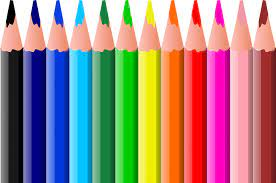
#> input picture Colores.jpg, 276 x 183 px, found by its file name
$ python Contar_Objetos.py
#> lines starting #> are read from the running program, lines starting #| are printed output that depends on the picture; after the words box and inside, x2 and y2 are one past the last pixel; in counts of white or black regions, pixels touching at a corner belong together

import cv2
import numpy as np

# Colores

bordes = (0, 0, 255)
color_texto = (0, 0, 0)

# Leer imagen

url = 'C:/Users/Bradalis/Desktop/LenguajesDeProgramacion/Icon/Imagenes/Colores.jpg'
img = cv2.imread(url)
#> img is the input picture: shape (183, 276, 3); mean B, G, R 131.3, 135.8, 160.1
img = cv2.resize(img, (500, 400))
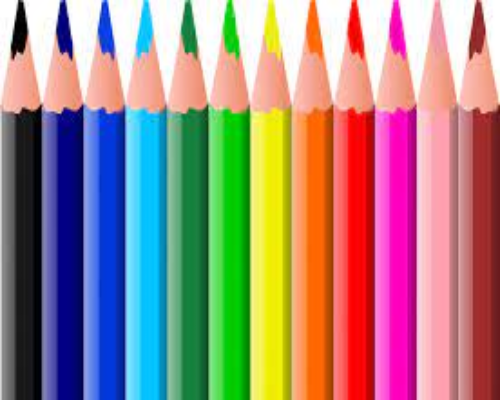
#> img: shape (400, 500, 3); mean B, G, R 131.2, 135.7, 160

img_gris = cv2.cvtColor(img, cv2.COLOR_BGR2GRAY)
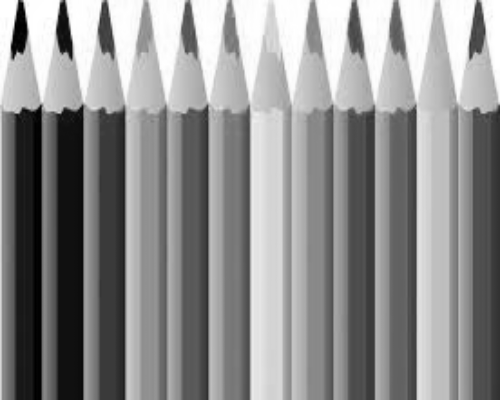
#> img_gris: shape (400, 500); min 0, max 255, mean 142.5
kernel = np.ones((5, 5), np.uint8)
erosion = cv2.erode(img_gris, kernel, iterations = 2)
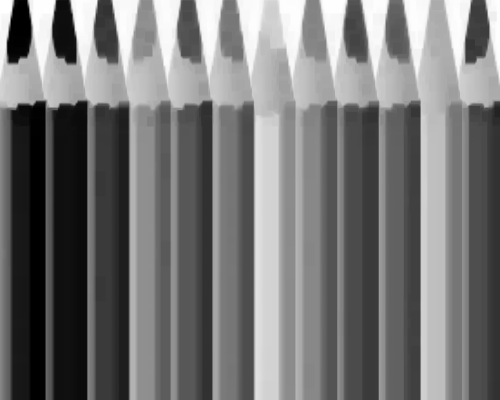
#> erosion: shape (400, 500); min 0, max 255, mean 118.2
dilatacion = cv2.dilate(erosion, kernel, iterations = 3)
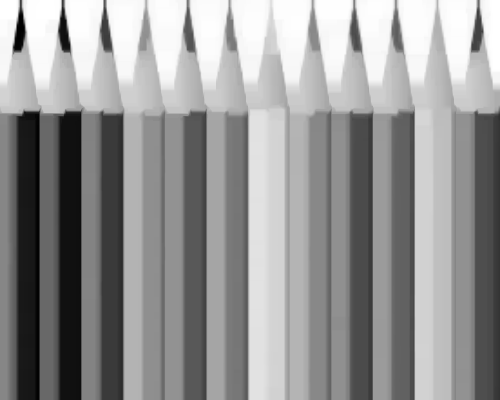
#> dilatacion: shape (400, 500); min 0, max 255, mean 149.4

# Suavizar imagen

gauss = cv2.GaussianBlur(dilatacion, (5, 5), 0)

img_canny = cv2.Canny(gauss, 100, 50)
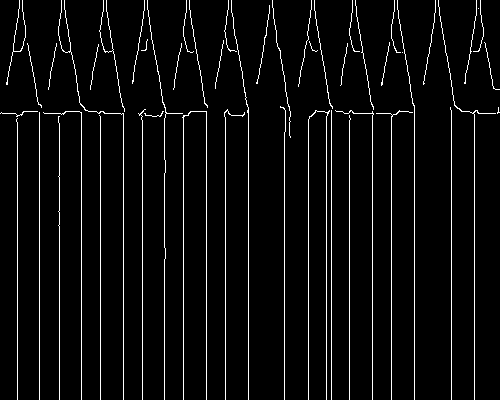
#> img_canny: shape (400, 500); 4.7% white in thin lines or dots

# Contornos

contornos, _ = cv2.findContours(img_canny, cv2.RETR_EXTERNAL,
	cv2.CHAIN_APPROX_SIMPLE)
#> contornos = 51 contours, all with area under 20
cv2.drawContours(img, contornos, -1, bordes, 2)

# Conteo de objectos

texto = f'Numero de objectos encontrados: {len(contornos)}'
#> texto = 'Numero de objectos encontrados: 51'
cv2.putText(img, texto, (10, 390), cv2.FONT_ITALIC, 0.7, color_texto, 2)
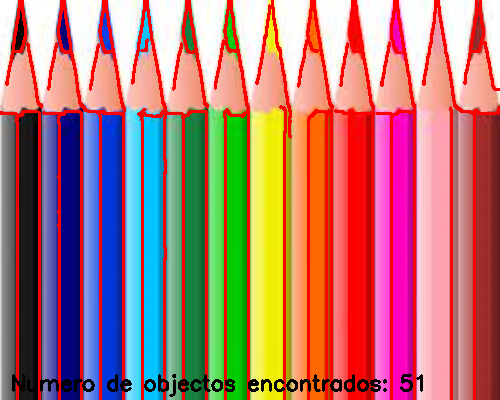
#> img: shape (400, 500, 3); mean B, G, R 116.6, 120.8, 177.2
print(texto)
#| Numero de objectos encontrados: 51

# Mostrar imagen

cv2.imshow('Imagen original', img)
cv2.imshow('Imagen gris', img_gris)
cv2.imshow('Imagen con objectos cortados', erosion)
cv2.imshow('Imagen Canny', img_canny)

# Cerrar interfaz

cv2.waitKey(0)
cv2.destroyAllWindows()

$ run again, with Paisaje.jpg copied over Colores.jpg
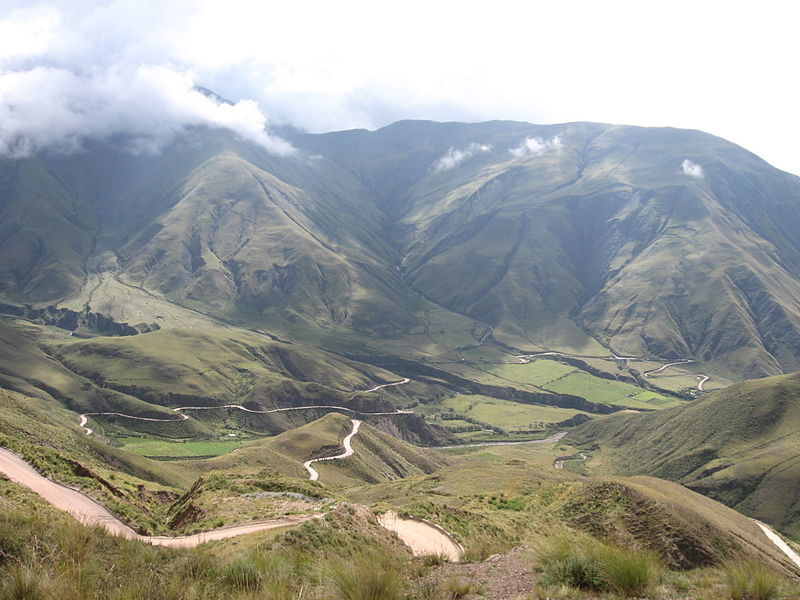
#> input picture Paisaje.jpg, 800 x 600 px, found by its file name
#> img is the input picture: shape (600, 800, 3); mean B, G, R 149.7, 155, 153.3
#> `img_canny = cv2.Canny(gauss, 100, 50)`:
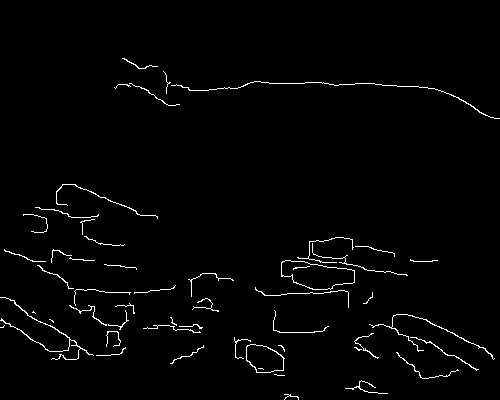
#> img_canny: shape (400, 500); 1.8% white in thin lines or dots, all inside (x1, y1, x2, y2) = (0, 58, 500, 400)
#> contornos = 51 contours, 43 with area under 20; largest, box (x1, y1, x2, y2) and area: (281, 260, 355, 290) 1432, (246, 344, 285, 373) 804, (0, 297, 94, 360) 75, (369, 314, 495, 360) 43, (410, 337, 479, 371) 28, (171, 81, 500, 119) 27, (56, 184, 158, 219) 26, (69, 305, 107, 326) 20
#> texto = 'Numero de objectos encontrados: 51'
#> `cv2.putText(img, texto, (10, 390), cv2.FONT_ITALIC, 0.7, color_texto, 2)`:
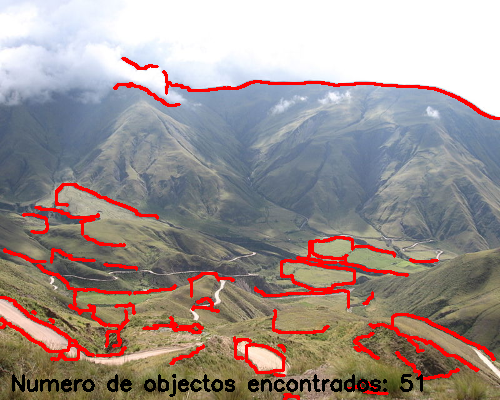
#> img: shape (400, 500, 3); mean B, G, R 142.5, 146.7, 158.8
#| Numero de objectos encontrados: 51
